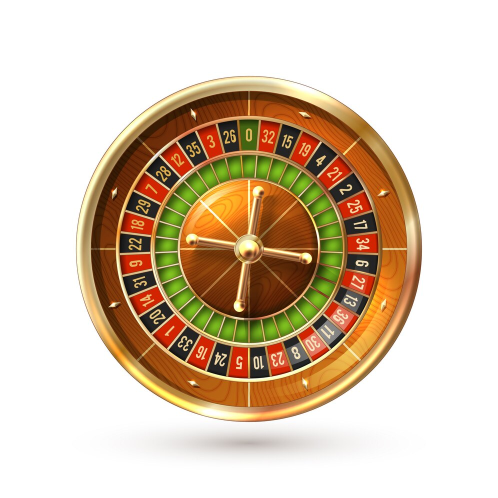
#> input picture img/roulette.jpg, 996 x 996 px (shown at 1/2 size); the run also reads 2 pictures not shown here
$ jupyter execute --allow-errors AI_Exercise_5.ipynb
#> lines starting #> are read from the running program, lines starting #| are printed output that depends on the picture
# Exercise 5: Python Knowledge Repetition

## Machine learning packages

### Data Manipulation

#### Pandas

<span style="color: orange; font-size: 18px;">Pandas offers efficient and flexible data structures that enable users to work with data in an easy and intuitive manner. This high-level framework, built on Python, is one of the most widely used tools for data analysis and manipulation. Its core objects include Series and DataFrame, and it supports a variety of useful operations such as label-based slicing, merging and joining, hierarchical indexing, as well as reshaping and pivoting of data.</span>

[cell 1]
# Creating a DataFrame containing employee data, filters it to display employees with a salary greater than 60,000, and calculates the average age of all employees in the DataFrame
import pandas as pd

# Create a simple DataFrame
data = {
    'Name': ['Alice', 'Bob', 'Charlie', 'David', 'Eva'],
    'Age': [24, 27, 22, 32, 29],
    'Salary': [50000, 60000, 45000, 70000, 65000]
}
df = pd.DataFrame(data)

# Display the DataFrame
print("Original DataFrame:")
print(df)

# Filter DataFrame for employees with a salary greater than 60000
high_salary = df[df['Salary'] > 60000]
print("\nEmployees with salary greater than 60000:")
print(high_salary)

# Calculate and display the average age
average_age = df['Age'].mean()
print("\nAverage Age:", average_age)

[cell 2]
# Creating a DataFrame with employee data, groups the data by department, and calculates the average salary for each department, displaying both the original DataFrame and the computed averages
import pandas as pd

# Create a simple DataFrame
data = {
    'Department': ['HR', 'IT', 'IT', 'HR', 'Finance'],
    'Employee': ['Alice', 'Bob', 'Charlie', 'David', 'Eva'],
    'Salary': [50000, 60000, 45000, 70000, 65000]
}
df = pd.DataFrame(data)

# Display the DataFrame
print("Original DataFrame:")
print(df)

# Group by Department and calculate the average salary
average_salary_by_department = df.groupby('Department')['Salary'].mean().reset_index()

# Display the result
print("\nAverage Salary by Department:")
print(average_salary_by_department)

#### Numpy
<span style="color: orange; font-size: 18px;">NumPy offers robust N-dimensional array objects along with a variety of advanced mathematical functions to manipulate these arrays. NumPy arrays are particularly beneficial when handling large datasets, as they provide a reduced memory footprint and faster execution times compared to standard Python lists.</span>

[cell 3]
# Calculating the slope and intercept of a simple linear regression line using synthetic data, and then predicts target values for new feature inputs
import numpy as np

# Generate simple synthetic data
X = np.array([1, 2, 3, 4, 5])  # Feature values
y = np.array([2, 4, 5, 4, 5])  # Target values

# Calculate the slope (m) and intercept (b) for the line y = mx + b
# Using the formula for linear regression coefficients
X_mean = np.mean(X)
y_mean = np.mean(y)

# Calculate the slope (m)
numerator = np.sum((X - X_mean) * (y - y_mean))
denominator = np.sum((X - X_mean) ** 2)
m = numerator / denominator

# Calculate the intercept (b)
b = y_mean - m * X_mean

# Predicting new values
X_new = np.array([6, 7])  # New feature values
y_predict = m * X_new + b  # Predictions

# Print the results
print("Slope (m):", m)
print("Intercept (b):", b)
print("Predictions for X_new:", y_predict)

[cell 4]
# Implementing a linear regression model using gradient descent to estimate weights based on a dataset with multiple features, and it predicts target values based on the learned weights
import numpy as np

# Sample data: Features (X) and Target (y)
# Here, we have 3 features and 5 samples
X = np.array([[1, 2, 3],
              [2, 3, 4],
              [3, 5, 6],
              [4, 5, 7],
              [5, 6, 8]])  # 5 samples, 3 features

y = np.array([1, 2, 3, 4, 5])  # Target variable

# Add bias term (intercept) to the features
X_b = np.c_[np.ones((X.shape[0], 1)), X]  # Add x0 = 1

# Gradient Descent Parameters
learning_rate = 0.01
n_iterations = 1000
m = len(y)  # Number of samples
theta = np.random.randn(X_b.shape[1])  # Random initialization of weights

# Gradient Descent Algorithm
for iteration in range(n_iterations):
    gradients = (1/m) * X_b.T.dot(X_b.dot(theta) - y)  # Calculate gradients
    theta -= learning_rate * gradients  # Update weights

# Predictions
y_pred = X_b.dot(theta)

# Print results
print("Estimated Weights (Theta):", theta)
print("Predictions:", y_pred)

### Data Visualization

#### Matplotlib

<span style="color: orange; font-size: 18px;">Matplotlib is the leading library for data visualization in Python. It is constructed on top of NumPy arrays and integrates seamlessly with the SciPy ecosystem. This library enables users to create a variety of visual representations of their datasets, including figures and plots. One of its notable advantages is its compatibility with various operating systems and graphical output formats. Additionally, many modern libraries, such as Seaborn and HoloViews, leverage the capabilities of Matplotlib to enhance their visualization features.</span>

[cell 5]
# Simulating training and validation loss data over 20 epochs and visualizes the results using Matplotlib, allowing for a comparison of how each loss metric evolves throughout the training process
import matplotlib.pyplot as plt
import numpy as np

# Simulated training and validation loss data
epochs = np.arange(1, 21)  # 20 epochs
train_loss = np.exp(-0.1 * epochs) + np.random.normal(0, 0.01, len(epochs))  # Simulated train loss
val_loss = np.exp(-0.1 * epochs) + np.random.normal(0, 0.02, len(epochs))  # Simulated validation loss

# Create a plot
plt.figure(figsize=(10, 6))
plt.plot(epochs, train_loss, label='Training Loss', color='blue', marker='o')
plt.plot(epochs, val_loss, label='Validation Loss', color='orange', marker='o')
plt.title('Training and Validation Loss Over Epochs')
plt.xlabel('Epochs')
plt.ylabel('Loss')
plt.xticks(epochs)  # Set x-ticks to be the epochs
plt.legend()
plt.grid(True)
plt.ylim(0, 1)  # Set limits for the y-axis
plt.show()
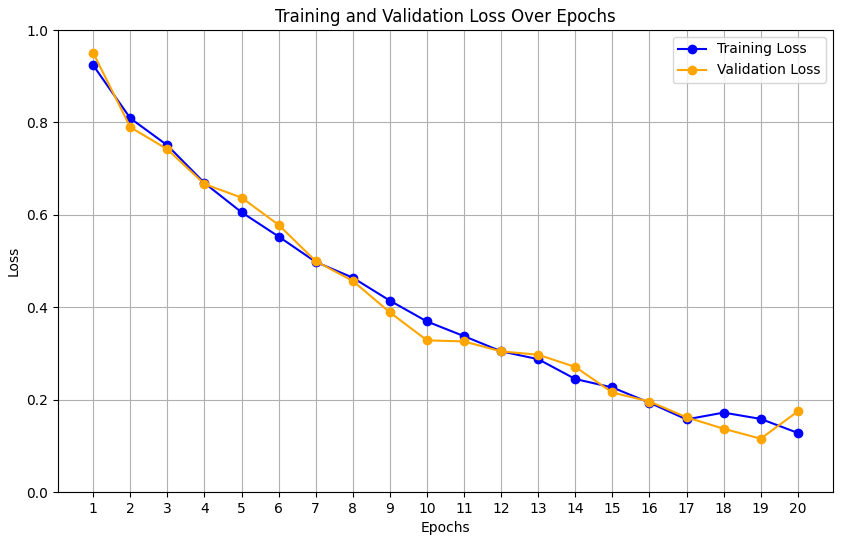
#> figure drawn by matplotlib, 1 panel; curve peaks at x = 1, y = 0.924; curve peaks at x = 1, y = 0.95

[cell 6]
# Generating synthetic data, fits a linear regression model to it using the Normal Equation, and visualizes the data points along with the fitted regression line using Matplotlib
import numpy as np
import matplotlib.pyplot as plt

# Create synthetic data
np.random.seed(42)  # For reproducibility
X = 2 * np.random.rand(100, 1)  # 100 random points in range [0, 2]
y = 4 + 3 * X + np.random.randn(100, 1)  # Linear relation with some noise

# Fit a linear regression model using the Normal Equation
X_b = np.c_[np.ones((100, 1)), X]  # Add x0 = 1 for bias
theta_best = np.linalg.inv(X_b.T.dot(X_b)).dot(X_b.T).dot(y)  # Calculate optimal theta

# Predict using the linear model
y_pred = X_b.dot(theta_best)

# Create a plot
plt.figure(figsize=(10, 6))
plt.scatter(X, y, color='blue', label='Data points')  # Plot the original data points
plt.plot(X, y_pred, color='red', label='Linear regression line')  # Plot the regression line
plt.title('Linear Regression with Synthetic Data')
plt.xlabel('X')
plt.ylabel('y')
plt.legend()
plt.grid(True)
plt.show()
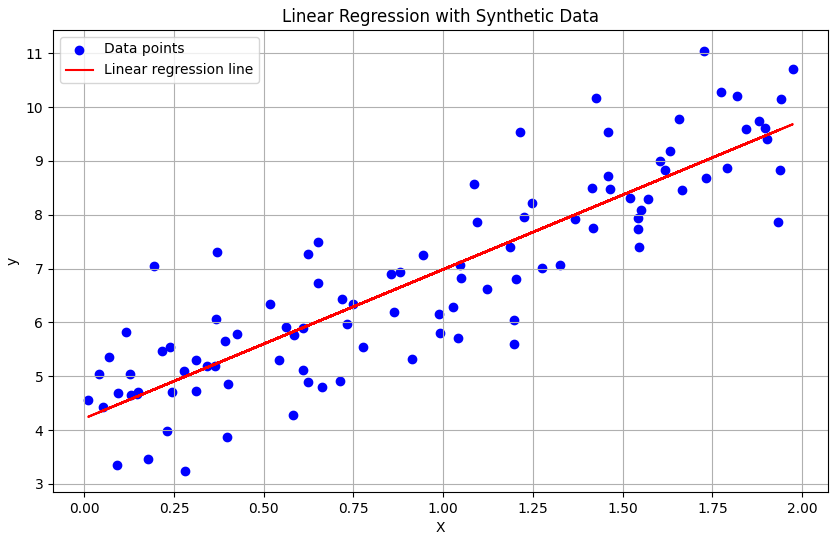
#> figure drawn by matplotlib, 1 panel

### Scientific Computing

#### SciPy

<span style="color: orange; font-size: 18px;">This library is a compilation of mathematical algorithms and utility functions that are built upon the NumPy library, utilizing its array structures. It includes a variety of advanced modules designed for tasks such as linear algebra, optimization, interpolation, fast Fourier transforms (FFT), image processing, and ordinary differential equation (ODE) solvers, among others.</span>

[cell 7]
# SciPy to perform linear regression on a synthetic dataset and visualize the results using Matplotlib
import numpy as np
import pandas as pd
import matplotlib.pyplot as plt
from scipy import stats

# Create synthetic data
np.random.seed(42)  # For reproducibility
X = 2 * np.random.rand(100)  # 100 random points in range [0, 2]
y = 4 + 3 * X + np.random.randn(100)  # Linear relation with some noise

# Create a DataFrame
df = pd.DataFrame({'X': X, 'y': y})

# Perform linear regression using scipy stats
slope, intercept, r_value, p_value, std_err = stats.linregress(df['X'], df['y'])

# Predict using the linear model
df['y_pred'] = intercept + slope * df['X']

# Create a plot
plt.figure(figsize=(10, 6))
plt.scatter(df['X'], df['y'], color='blue', label='Data points')  # Original data points
plt.plot(df['X'], df['y_pred'], color='red', label='Fitted line')  # Regression line
plt.title('Linear Regression with SciPy')
plt.xlabel('X')
plt.ylabel('y')
plt.legend()
plt.grid(True)
plt.show()

# Print slope and intercept
print(f"Slope: {slope}, Intercept: {intercept}")

[cell 8]
# Optimization functions to minimize a simple objective function and visualize the result
import numpy as np
import matplotlib.pyplot as plt
from scipy.optimize import minimize

# Define an objective function
def objective_function(x):
    return (x - 2) ** 2 + 1  # A simple quadratic function

# Initial guess
x0 = 0

# Perform optimization using SciPy
result = minimize(objective_function, x0)

# Generate x values for plotting
x_values = np.linspace(-1, 5, 100)
y_values = objective_function(x_values)

# Create a plot
plt.figure(figsize=(10, 6))
plt.plot(x_values, y_values, label='Objective Function', color='blue')  # Plot the objective function
plt.scatter(result.x, result.fun, color='red', label='Optimal Point')  # Mark the optimal point
plt.title('Optimization Example with SciPy')
plt.xlabel('x')
plt.ylabel('Objective Function Value')
plt.legend()
plt.grid(True)
plt.axhline(0, color='black', lw=0.5)  # Add x-axis
plt.axvline(0, color='black', lw=0.5)  # Add y-axis
plt.show()
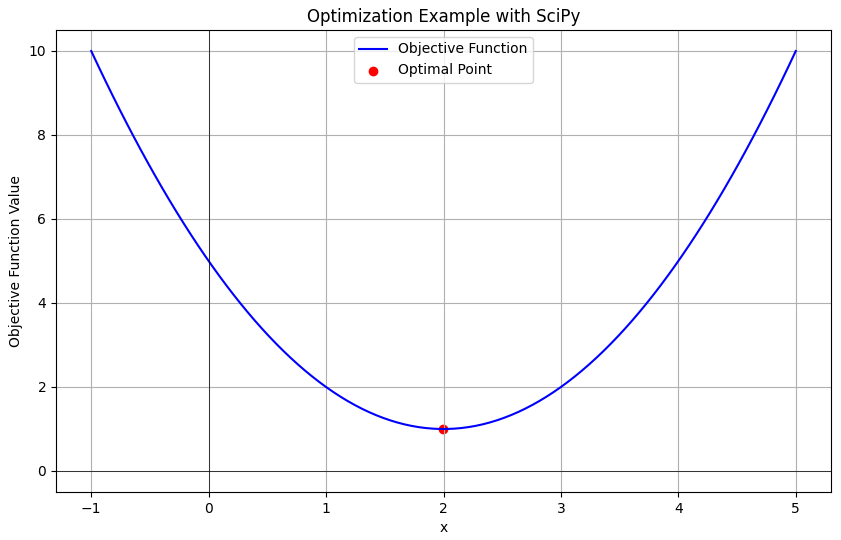
#> figure drawn by matplotlib, 1 panel; curve peaks at x = -1, y = 10

# Print the result
print(f"Optimal x: {result.x[0]}, Function value: {result.fun}")

### Machine Learning

#### Scikit-learn

<span style="color: orange; font-size: 18px;">Scikit-learn is a widely-used library in Python for machine learning, offering an extensive range of both supervised and unsupervised learning models. It features a user-friendly and efficient API with a consistent syntax, making it simple to switch between various algorithms and models. Additionally, Scikit-learn provides numerous auxiliary functions for tasks such as data preprocessing, resampling, evaluation of model performance, and tuning of hyperparameters.</span>

[cell 9]
# Iris dataset to perform classification using a decision tree and visualize the results
import numpy as np
import pandas as pd
import matplotlib.pyplot as plt
from sklearn.datasets import load_iris
from sklearn.tree import DecisionTreeClassifier
from sklearn.model_selection import train_test_split
from sklearn import tree

# Load the Iris dataset
iris = load_iris()
X = iris.data  # All features
y = iris.target

# Split the data into training and testing sets
X_train, X_test, y_train, y_test = train_test_split(X, y, test_size=0.2, random_state=42)

# Train a Decision Tree model
model = DecisionTreeClassifier()
model.fit(X_train, y_train)

# Predict on the test set
y_pred = model.predict(X_test)

# Calculate accuracy
accuracy = np.mean(y_pred == y_test)
print("Accuracy:", accuracy)

# Visualize the Decision Tree
plt.figure(figsize=(12, 8))
tree.plot_tree(model, filled=True, feature_names=iris.feature_names, class_names=iris.target_names)
plt.title('Decision Tree Visualization')
plt.show()

[cell 10]
# Principal Component Analysis (PCA) to reduce the dimensionality of the Iris dataset for visualization
import numpy as np
import pandas as pd
import matplotlib.pyplot as plt
from sklearn.datasets import load_iris
from sklearn.decomposition import PCA

# Load the Iris dataset
iris = load_iris()
X = iris.data  # All features
y = iris.target

# Apply PCA to reduce to 2 dimensions
pca = PCA(n_components=2)
X_reduced = pca.fit_transform(X)

# Create a DataFrame for the reduced data
df = pd.DataFrame(X_reduced, columns=['PC1', 'PC2'])
df['target'] = y

# Create a scatter plot
plt.figure(figsize=(10, 6))
plt.scatter(df['PC1'], df['PC2'], c=df['target'], cmap='viridis', edgecolors='k', marker='o')
plt.title('PCA of Iris Dataset')
plt.xlabel('Principal Component 1')
plt.ylabel('Principal Component 2')
plt.colorbar(ticks=[0, 1, 2], label='Iris Species')
plt.grid(True)
plt.show()
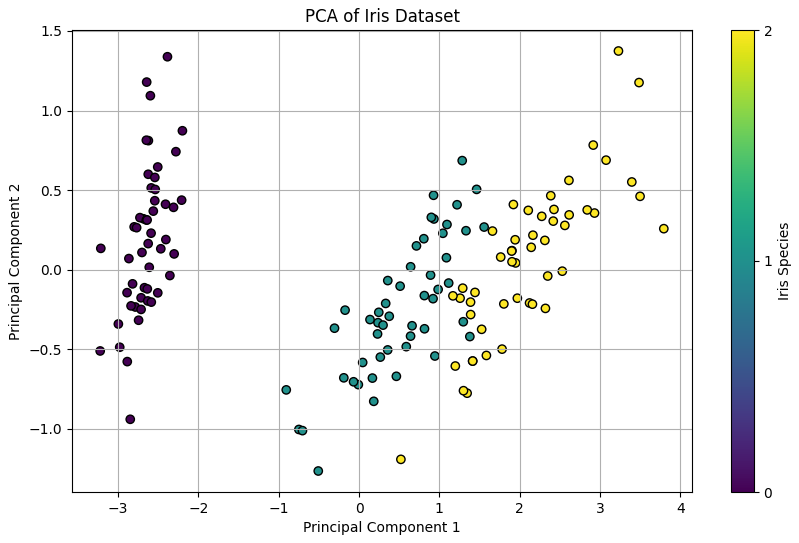
#> figure drawn by matplotlib, 2 panels

#### TensorFlow

<span style="color: orange; font-size: 18px;">TensorFlow, created by Google, is one of the leading libraries used for large-scale machine learning and deep learning applications. It functions as a framework for numerical computations involving data flow graphs, where the nodes represent various mathematical operations, and the edges signify tensors, which are essentially multidimensional arrays. TensorFlow offers both high-level APIs, like tf.Keras, for ease of use, as well as low-level APIs for those requiring more detailed control over their models. Additionally, it supports training on distributed servers and enables deployment on a wide range of platforms, including desktops, servers, embedded IoT devices, and mobile devices.</span>

[cell 11]
# Creating a simple neural network using TensorFlow to classify the Iris dataset
import numpy as np
import pandas as pd
import matplotlib.pyplot as plt
from sklearn.datasets import load_iris
from sklearn.model_selection import train_test_split
from sklearn.preprocessing import OneHotEncoder
import tensorflow as tf

# Load the Iris dataset
iris = load_iris()
X = iris.data
y = iris.target.reshape(-1, 1)

# One-hot encode the target variable
#> (the rest of this cell did not finish here and is left out)

[cell 12]
# Building a Convolutional Neural Network (CNN) to classify handwritten digits from the MNIST dataset.
import numpy as np
import matplotlib.pyplot as plt
from tensorflow import keras
from tensorflow.keras import layers

# Load the MNIST dataset
mnist = keras.datasets.mnist
#> (the rest of this cell did not finish here and is left out)

#### Keras

<span style="color: orange; font-size: 18px;">Keras is a high-level API for neural networks that can operate on top of frameworks like TensorFlow. It was designed to facilitate quick experimentation and prototyping of machine learning models. Keras supports a variety of deep learning architectures, including convolutional and recurrent neural networks. Developed by François Chollet, Keras was created with several key principles in mind: modularity, ease of use, simple extensibility, and compatibility with Python.</span>

[cell 13]
# Creating a simple neural network to fit a polynomial function using Keras
import numpy as np
import matplotlib.pyplot as plt
from tensorflow import keras
from tensorflow.keras import layers

# Generate synthetic data
np.random.seed(0)
X = np.linspace(-1, 1, 100)  # 100 points from -1 to 1
y = X ** 2 + np.random.normal(0, 0.1, X.shape)  # y = x^2 with noise

# Reshape the data
X = X.reshape(-1, 1)
y = y.reshape(-1, 1)

# Create a simple neural network model for regression
#> (the rest of this cell did not finish here and is left out)

#### PyTorch

<span style="color: orange; font-size: 18px;">PyTorch is a machine learning library that is built on the Torch framework, which utilizes the Lua programming language. The primary features of PyTorch include tensor computations and automatic differentiation, making it ideal for constructing and training neural networks. In recent years, PyTorch has gained significant popularity, partly due to its capability to define computational graphs dynamically. This flexibility contrasts with most other deep learning libraries that necessitate the definition of the computational graph before executing the model.</span>

[cell 14]
# Fitting a linear model to a small dataset using PyTorch
import torch
import torch.nn as nn
import torch.optim as optim
import numpy as np
import matplotlib.pyplot as plt

# Generate synthetic data
np.random.seed(0)
X = np.random.rand(100, 1) * 10  # 100 random points from 0 to 10
y = 2 * X + 1 + np.random.randn(100, 1)  # y = 2x + 1 + noise

# Convert to PyTorch tensors
#> (the rest of this cell did not finish here and is left out)

### Computer Vision

#### OpenCV

<span style="color: orange; font-size: 18px;">OpenCV is a  library designed for computer vision and machine learning applications. It aims to deliver a unified platform for various computer vision tasks. The library boasts over 2,500 algorithms that facilitate face detection and recognition, object identification, human action classification in videos, tracking of moving objects, and the extraction of 3D object models, among other functionalities. OpenCV is utilized in numerous sectors, including industry, academia, and government organizations. </span>

[cell 15]
# Loading an image, resize it to a smaller size, and display the resized image
import cv2
import numpy as np

# Load an image from file
image = cv2.imread("img/roulette.jpg")
#> image is the input picture: shape (996, 996, 3); mean B, G, R 177, 198.8, 217.3

# Check if the image was loaded successfully
if image is None:
    print("Error: Could not load image.")
else:
    # Resize the image to half its original size using INTER_AREA for faster scaling
    resized_image = cv2.resize(image, (image.shape[1] // 2, image.shape[0] // 2), interpolation=cv2.INTER_AREA)
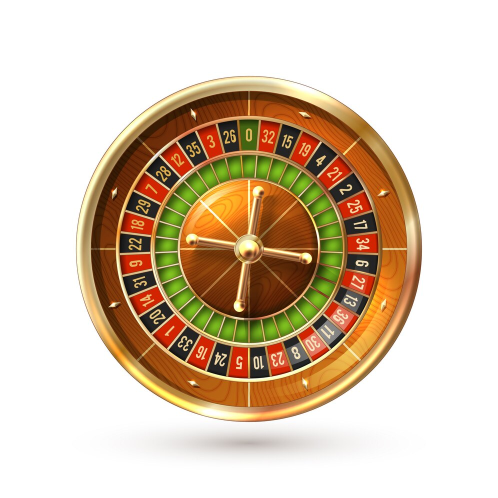
#> resized_image: shape (498, 498, 3); mean B, G, R 177, 198.9, 217.3

    # Save the resized image to verify the result
    cv2.imwrite('resized_image.jpg', resized_image)
    print("Resized image saved as 'resized_image.jpg'")

[cell 16]
# Converting a color image to grayscale and display the grayscale image
import cv2
import numpy as np

# Load an image from file (this will still take time depending on image size)
image = cv2.imread("img/interp.png")
#> (the rest of the program and of its run is left out)
